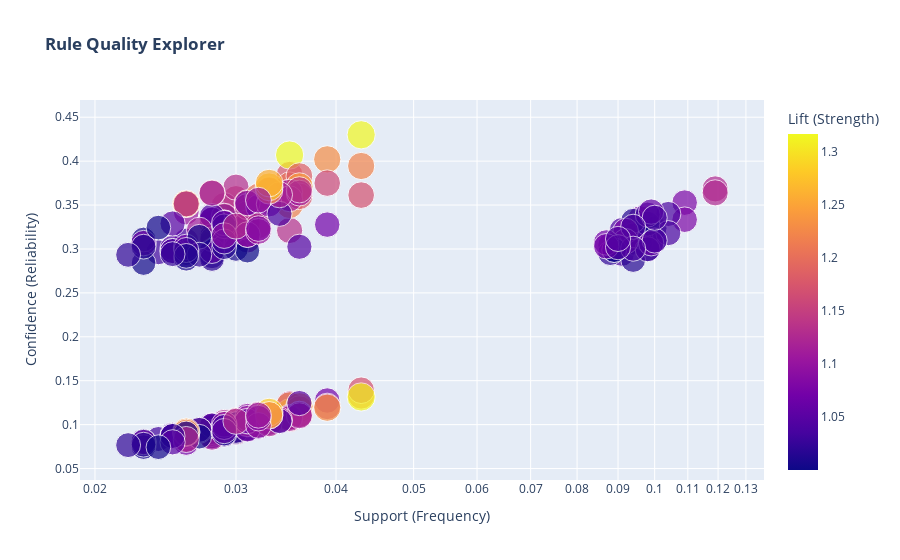

Notebook code cell kept with this figure:
### Markdown cell above
## Interactive Rules Explorer
Creates a scatter plot to explore association rules visually.

Plots rules by support (x-axis, on a log scale) and confidence (y-axis).

Circle size and color represent the lift metric (rule strength).

Hover tooltip shows the rule in the format "antecedent → consequent".

Allows zooming, panning, and click-to-select for interactive exploration.

Title: "Rule Quality Explorer" with clear axis labels for support, confidence, and lift.

Displays the interactive plot for detailed rule analysis.

### Code cell
"""
**Implemented Features:**
- Hover tooltips with key metrics
- Zoom/Pan on all charts
- Click legend filtering
- Cross-chart highlighting
"""

# INTERACTIVE RULES EXPLORER
fig4 = px.scatter(rules, x='support', y='confidence',
                 size='lift', color='lift',
                 hover_name=rules.apply(
                     lambda x: f"{list(x['antecedents'])[0]} → {list(x['consequents'])[0]}", 
                     axis=1),
                 log_x=True,
                 title='<b>Rule Quality Explorer</b>',
                 labels={
                     'support':'Support (Frequency)',
                     'confidence':'Confidence (Reliability)',
                     'lift':'Lift (Strength)'
                 })
fig4.update_layout(clickmode='event+select')
fig4.show()

### Figure 1 — Plotly figure (JSON) as saved in the notebook; plotly's stock layout.template omitted (floating-point values rounded to 4 significant figures; data arrays with more than 128 entries replaced by an {"elided": "..."} marker saying what was removed)
{"data": [{"hovertemplate": "<b>%{hovertext}</b><br><br>Support (Frequency)=%{x}<br>Confidence (Reliability)=%{y}<br>Lift (Strength)=%{marker.color}<extra></extra>", "hovertext": {"elided": "256 str values"}, "legendgroup": "", "marker": {"color": {"elided": "256 float values"}, "coloraxis": "coloraxis", "size": {"elided": "256 float values"}, "sizemode": "area", "sizeref": 0.003293, "symbol": "circle"}, "mode": "markers", "name": "", "orientation": "v", "showlegend": false, "type": "scatter", "x": {"elided": "256 float values"}, "xaxis": "x", "y": {"elided": "256 float values"}, "yaxis": "y"}], "layout": {"clickmode": "event+select", "coloraxis": {"colorbar": {"title": {"text": "Lift (Strength)"}}, "colorscale": [[0, "#0d0887"], [0.1111, "#46039f"], [0.2222, "#7201a8"], [0.3333, "#9c179e"], [0.4444, "#bd3786"], [0.5556, "#d8576b"], [0.6667, "#ed7953"], [0.7778, "#fb9f3a"], [0.8889, "#fdca26"], [1, "#f0f921"]]}, "legend": {"itemsizing": "constant", "tracegroupgap": 0}, "title": {"text": "<b>Rule Quality Explorer</b>"}, "xaxis": {"anchor": "y", "domain": [0, 1], "title": {"text": "Support (Frequency)"}, "type": "log"}, "yaxis": {"anchor": "x", "domain": [0, 1], "title": {"text": "Confidence (Reliability)"}}}}
